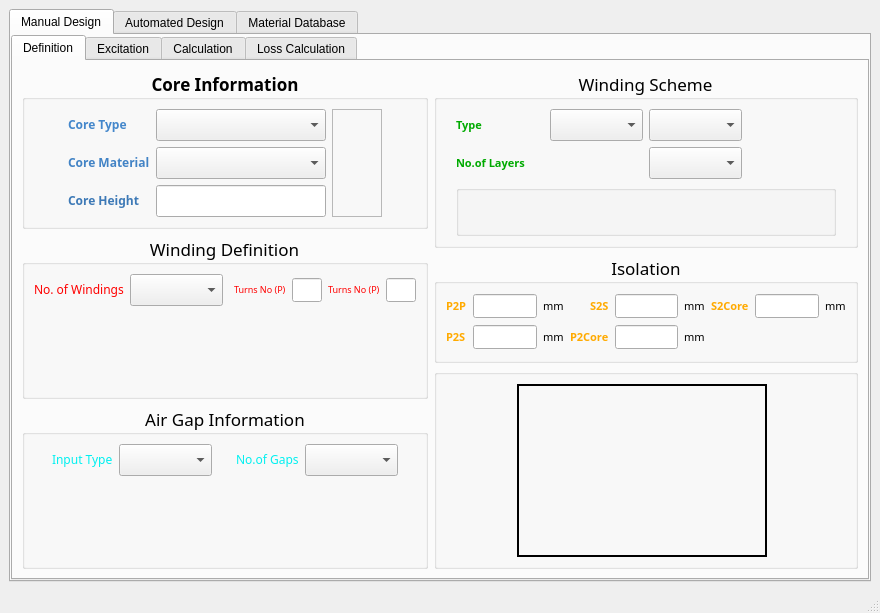
<?xml version="1.0" encoding="UTF-8"?>
<ui version="4.0">
 <class>MainWindow</class>
 <widget class="QMainWindow" name="MainWindow">
  <property name="geometry">
   <rect>
    <x>0</x>
    <y>0</y>
    <width>880</width>
    <height>600</height>
   </rect>
  </property>
  <property name="windowTitle">
   <string>MainWindow</string>
  </property>
  <widget class="QWidget" name="centralwidget">
   <layout class="QVBoxLayout" name="verticalLayout_2">
    <item>
     <widget class="QTabWidget" name="mainTabWidget">
      <property name="currentIndex">
       <number>0</number>
      </property>
      <widget class="QWidget" name="manualDesignMainTab">
       <property name="focusPolicy">
        <enum>Qt::TabFocus</enum>
       </property>
       <attribute name="title">
        <string>Manual Design</string>
       </attribute>
       <layout class="QVBoxLayout" name="verticalLayout">
        <property name="spacing">
         <number>6</number>
        </property>
        <property name="leftMargin">
         <number>0</number>
        </property>
        <property name="topMargin">
         <number>0</number>
        </property>
        <property name="rightMargin">
         <number>0</number>
        </property>
        <property name="bottomMargin">
         <number>0</number>
        </property>
        <item>
         <widget class="QTabWidget" name="manualTabWidget">
          <property name="currentIndex">
           <number>0</number>
          </property>
          <widget class="QWidget" name="definitionSubTab">
           <attribute name="title">
            <string>Definition</string>
           </attribute>
           <layout class="QHBoxLayout" name="horizontalLayout">
            <item>
             <layout class="QVBoxLayout" name="leftVerticalLayout">
              <item>
               <widget class="QGroupBox" name="coreInfoBox">
                <property name="font">
                 <font>
                  <family>Segoe UI Semibold</family>
                  <pointsize>13</pointsize>
                  <weight>75</weight>
                  <bold>true</bold>
                 </font>
                </property>
                <property name="title">
                 <string>Core Information</string>
                </property>
                <property name="alignment">
                 <set>Qt::AlignCenter</set>
                </property>
                <layout class="QGridLayout" name="gridLayout_3">
                 <item row="0" column="2">
                  <widget class="QComboBox" name="coreTypeComboBox"/>
                 </item>
                 <item row="1" column="1">
                  <widget class="QLabel" name="coreMaterialLabel">
                   <property name="text">
                    <string>&lt;html&gt;&lt;head/&gt;&lt;body&gt;&lt;p&gt;&lt;span style=&quot; font-size:9pt; color:#4283c5;&quot;&gt;Core Material&lt;/span&gt;&lt;/p&gt;&lt;/body&gt;&lt;/html&gt;</string>
                   </property>
                  </widget>
                 </item>
                 <item row="0" column="1">
                  <widget class="QLabel" name="coreTypeLabel">
                   <property name="text">
                    <string>&lt;html&gt;&lt;head/&gt;&lt;body&gt;&lt;p&gt;&lt;span style=&quot; font-size:9pt; color:#4487cb;&quot;&gt;Core Type&lt;/span&gt;&lt;/p&gt;&lt;/body&gt;&lt;/html&gt;</string>
                   </property>
                  </widget>
                 </item>
                 <item row="0" column="4">
                  <spacer name="coreRightHspacer">
                   <property name="orientation">
                    <enum>Qt::Horizontal</enum>
                   </property>
                   <property name="sizeType">
                    <enum>QSizePolicy::Expanding</enum>
                   </property>
                   <property name="sizeHint" stdset="0">
                    <size>
                     <width>40</width>
                     <height>20</height>
                    </size>
                   </property>
                  </spacer>
                 </item>
                 <item row="1" column="2">
                  <widget class="QComboBox" name="coreMaterialComboBox"/>
                 </item>
                 <item row="2" column="2">
                  <widget class="QLineEdit" name="coreHeightLineEdit"/>
                 </item>
                 <item row="0" column="3" rowspan="3">
                  <widget class="QLabel" name="coreImageLabel">
                   <property name="sizePolicy">
                    <sizepolicy hsizetype="Minimum" vsizetype="Minimum">
                     <horstretch>0</horstretch>
                     <verstretch>0</verstretch>
                    </sizepolicy>
                   </property>
                   <property name="minimumSize">
                    <size>
                     <width>50</width>
                     <height>50</height>
                    </size>
                   </property>
                   <property name="maximumSize">
                    <size>
                     <width>200</width>
                     <height>200</height>
                    </size>
                   </property>
                   <property name="frameShape">
                    <enum>QFrame::StyledPanel</enum>
                   </property>
                   <property name="frameShadow">
                    <enum>QFrame::Plain</enum>
                   </property>
                   <property name="lineWidth">
                    <number>1</number>
                   </property>
                   <property name="midLineWidth">
                    <number>0</number>
                   </property>
                   <property name="text">
                    <string/>
                   </property>
                   <property name="pixmap">
                    <pixmap>../Downloads/ferriteCore.png</pixmap>
                   </property>
                   <property name="scaledContents">
                    <bool>true</bool>
                   </property>
                   <property name="alignment">
                    <set>Qt::AlignCenter</set>
                   </property>
                  </widget>
                 </item>
                 <item row="2" column="1">
                  <widget class="QLabel" name="coreHeightLabel">
                   <property name="text">
                    <string>&lt;html&gt;&lt;head/&gt;&lt;body&gt;&lt;p&gt;&lt;span style=&quot; font-size:9pt; color:#3d79b6;&quot;&gt;Core Height&lt;/span&gt;&lt;/p&gt;&lt;/body&gt;&lt;/html&gt;</string>
                   </property>
                  </widget>
                 </item>
                 <item row="1" column="0">
                  <spacer name="coreLeftHspacer">
                   <property name="orientation">
                    <enum>Qt::Horizontal</enum>
                   </property>
                   <property name="sizeHint" stdset="0">
                    <size>
                     <width>40</width>
                     <height>20</height>
                    </size>
                   </property>
                  </spacer>
                 </item>
                </layout>
               </widget>
              </item>
              <item>
               <widget class="QGroupBox" name="windingInfoBox">
                <property name="font">
                 <font>
                  <family>Segoe UI Semibold</family>
                  <pointsize>13</pointsize>
                 </font>
                </property>
                <property name="title">
                 <string>Winding Definition</string>
                </property>
                <property name="alignment">
                 <set>Qt::AlignCenter</set>
                </property>
                <layout class="QVBoxLayout" name="verticalLayout_3">
                 <item>
                  <layout class="QHBoxLayout" name="turnsSelectHorizontalLayout">
                   <item>
                    <widget class="QLabel" name="windingNumLabel">
                     <property name="text">
                      <string>&lt;html&gt;&lt;head/&gt;&lt;body&gt;&lt;p&gt;&lt;span style=&quot; font-size:9pt; color:#ff0000;&quot;&gt;No. of Windings&lt;/span&gt;&lt;/p&gt;&lt;/body&gt;&lt;/html&gt;</string>
                     </property>
                    </widget>
                   </item>
                   <item>
                    <widget class="QComboBox" name="windingNumComboBox"/>
                   </item>
                   <item>
                    <spacer name="turnsHseparator">
                     <property name="orientation">
                      <enum>Qt::Horizontal</enum>
                     </property>
                     <property name="sizeType">
                      <enum>QSizePolicy::Fixed</enum>
                     </property>
                     <property name="sizeHint" stdset="0">
                      <size>
                       <width>5</width>
                       <height>20</height>
                      </size>
                     </property>
                    </spacer>
                   </item>
                   <item>
                    <widget class="QLabel" name="turnsNumPrimaryLabel">
                     <property name="text">
                      <string>&lt;html&gt;&lt;head/&gt;&lt;body&gt;&lt;p&gt;&lt;span style=&quot; font-size:7pt; color:#ff0000;&quot;&gt;Turns No (P)&lt;/span&gt;&lt;/p&gt;&lt;/body&gt;&lt;/html&gt;</string>
                     </property>
                    </widget>
                   </item>
                   <item>
                    <widget class="QLineEdit" name="turnsNumPrimaryLineEdit">
                     <property name="minimumSize">
                      <size>
                       <width>30</width>
                       <height>22</height>
                      </size>
                     </property>
                     <property name="font">
                      <font>
                       <family>Segoe UI Semibold</family>
                       <pointsize>8</pointsize>
                      </font>
                     </property>
                     <property name="text">
                      <string/>
                     </property>
                    </widget>
                   </item>
                   <item>
                    <widget class="QLabel" name="turnsNumSecondaryLabel">
                     <property name="text">
                      <string>&lt;html&gt;&lt;head/&gt;&lt;body&gt;&lt;p&gt;&lt;span style=&quot; font-size:7pt; color:#ff0000;&quot;&gt;Turns No (P)&lt;/span&gt;&lt;/p&gt;&lt;/body&gt;&lt;/html&gt;</string>
                     </property>
                    </widget>
                   </item>
                   <item>
                    <widget class="QLineEdit" name="turnsNumSecondLineEdit">
                     <property name="minimumSize">
                      <size>
                       <width>30</width>
                       <height>22</height>
                      </size>
                     </property>
                     <property name="font">
                      <font>
                       <family>Segoe UI Semibold</family>
                       <pointsize>8</pointsize>
                      </font>
                     </property>
                     <property name="text">
                      <string/>
                     </property>
                    </widget>
                   </item>
                  </layout>
                 </item>
                 <item>
                  <spacer name="windingTopVspacer">
                   <property name="orientation">
                    <enum>Qt::Vertical</enum>
                   </property>
                   <property name="sizeHint" stdset="0">
                    <size>
                     <width>20</width>
                     <height>40</height>
                    </size>
                   </property>
                  </spacer>
                 </item>
                 <item>
                  <layout class="QVBoxLayout" name="windingDynamicLayout"/>
                 </item>
                 <item>
                  <spacer name="windingBottomVspacer">
                   <property name="orientation">
                    <enum>Qt::Vertical</enum>
                   </property>
                   <property name="sizeHint" stdset="0">
                    <size>
                     <width>20</width>
                     <height>40</height>
                    </size>
                   </property>
                  </spacer>
                 </item>
                </layout>
               </widget>
              </item>
              <item>
               <widget class="QGroupBox" name="airGapInfoBox">
                <property name="font">
                 <font>
                  <family>Segoe UI Semibold</family>
                  <pointsize>13</pointsize>
                 </font>
                </property>
                <property name="title">
                 <string>Air Gap Information</string>
                </property>
                <property name="alignment">
                 <set>Qt::AlignCenter</set>
                </property>
                <layout class="QVBoxLayout" name="verticalLayout_4">
                 <item>
                  <layout class="QHBoxLayout" name="airgapHorizontalLayout">
                   <item>
                    <spacer name="airgapLeftHspacer">
                     <property name="orientation">
                      <enum>Qt::Horizontal</enum>
                     </property>
                     <property name="sizeHint" stdset="0">
                      <size>
                       <width>40</width>
                       <height>20</height>
                      </size>
                     </property>
                    </spacer>
                   </item>
                   <item>
                    <widget class="QLabel" name="inputTypeLabel">
                     <property name="text">
                      <string>&lt;html&gt;&lt;head/&gt;&lt;body&gt;&lt;p&gt;&lt;span style=&quot; font-size:9pt; color:#00f0f0;&quot;&gt;Input Type&lt;/span&gt;&lt;/p&gt;&lt;/body&gt;&lt;/html&gt;</string>
                     </property>
                    </widget>
                   </item>
                   <item>
                    <widget class="QComboBox" name="inputTypeComboBox"/>
                   </item>
                   <item>
                    <spacer name="airgapMiddleHspacer">
                     <property name="orientation">
                      <enum>Qt::Horizontal</enum>
                     </property>
                     <property name="sizeHint" stdset="0">
                      <size>
                       <width>40</width>
                       <height>20</height>
                      </size>
                     </property>
                    </spacer>
                   </item>
                   <item>
                    <widget class="QLabel" name="gapNumLabel">
                     <property name="text">
                      <string>&lt;html&gt;&lt;head/&gt;&lt;body&gt;&lt;p&gt;&lt;span style=&quot; font-size:9pt; color:#00f0f0;&quot;&gt;No.of Gaps&lt;/span&gt;&lt;/p&gt;&lt;/body&gt;&lt;/html&gt;</string>
                     </property>
                    </widget>
                   </item>
                   <item>
                    <widget class="QComboBox" name="gapsNumComboBox"/>
                   </item>
                   <item>
                    <spacer name="airgapRightHspacer">
                     <property name="orientation">
                      <enum>Qt::Horizontal</enum>
                     </property>
                     <property name="sizeHint" stdset="0">
                      <size>
                       <width>40</width>
                       <height>20</height>
                      </size>
                     </property>
                    </spacer>
                   </item>
                  </layout>
                 </item>
                 <item>
                  <spacer name="airgapTopVspacer">
                   <property name="orientation">
                    <enum>Qt::Vertical</enum>
                   </property>
                   <property name="sizeHint" stdset="0">
                    <size>
                     <width>20</width>
                     <height>40</height>
                    </size>
                   </property>
                  </spacer>
                 </item>
                 <item>
                  <layout class="QGridLayout" name="airgapDynamicLayout" rowminimumheight="0" columnminimumwidth="0"/>
                 </item>
                 <item>
                  <spacer name="airgapBottomVspacer">
                   <property name="orientation">
                    <enum>Qt::Vertical</enum>
                   </property>
                   <property name="sizeHint" stdset="0">
                    <size>
                     <width>20</width>
                     <height>40</height>
                    </size>
                   </property>
                  </spacer>
                 </item>
                </layout>
               </widget>
              </item>
             </layout>
            </item>
            <item>
             <layout class="QVBoxLayout" name="rightVerticalLayout">
              <item>
               <widget class="QGroupBox" name="windingSchemeBox">
                <property name="font">
                 <font>
                  <family>Segoe UI Semibold</family>
                  <pointsize>13</pointsize>
                 </font>
                </property>
                <property name="title">
                 <string>Winding Scheme</string>
                </property>
                <property name="alignment">
                 <set>Qt::AlignCenter</set>
                </property>
                <layout class="QGridLayout" name="gridLayout_4">
                 <item row="0" column="3">
                  <widget class="QComboBox" name="typeLayoutComboBox"/>
                 </item>
                 <item row="1" column="1">
                  <widget class="QLabel" name="typeLayerCountLabel">
                   <property name="font">
                    <font>
                     <family>Segoe UI Semibold</family>
                     <pointsize>8</pointsize>
                     <weight>75</weight>
                     <bold>true</bold>
                    </font>
                   </property>
                   <property name="text">
                    <string>&lt;html&gt;&lt;head/&gt;&lt;body&gt;&lt;p&gt;&lt;span style=&quot; color:#00aa00;&quot;&gt;No.of Layers&lt;/span&gt;&lt;/p&gt;&lt;/body&gt;&lt;/html&gt;</string>
                   </property>
                  </widget>
                 </item>
                 <item row="0" column="0">
                  <spacer name="windingLeftHspacer">
                   <property name="orientation">
                    <enum>Qt::Horizontal</enum>
                   </property>
                   <property name="sizeType">
                    <enum>QSizePolicy::Fixed</enum>
                   </property>
                   <property name="sizeHint" stdset="0">
                    <size>
                     <width>10</width>
                     <height>10</height>
                    </size>
                   </property>
                  </spacer>
                 </item>
                 <item row="0" column="2">
                  <widget class="QComboBox" name="typeComboBox"/>
                 </item>
                 <item row="0" column="1">
                  <widget class="QLabel" name="typeLabel">
                   <property name="font">
                    <font>
                     <family>Segoe UI Semibold</family>
                     <pointsize>8</pointsize>
                     <weight>75</weight>
                     <bold>true</bold>
                    </font>
                   </property>
                   <property name="text">
                    <string>&lt;html&gt;&lt;head/&gt;&lt;body&gt;&lt;p&gt;&lt;span style=&quot; color:#00aa00;&quot;&gt;Type&lt;/span&gt;&lt;/p&gt;&lt;/body&gt;&lt;/html&gt;</string>
                   </property>
                  </widget>
                 </item>
                 <item row="1" column="5">
                  <spacer name="windingRightHspacer">
                   <property name="orientation">
                    <enum>Qt::Horizontal</enum>
                   </property>
                   <property name="sizeType">
                    <enum>QSizePolicy::Fixed</enum>
                   </property>
                   <property name="sizeHint" stdset="0">
                    <size>
                     <width>10</width>
                     <height>10</height>
                    </size>
                   </property>
                  </spacer>
                 </item>
                 <item row="1" column="3">
                  <widget class="QComboBox" name="layersNumComboBox"/>
                 </item>
                 <item row="2" column="1" colspan="4">
                  <widget class="QGroupBox" name="layerSelectDynamicBox">
                   <property name="minimumSize">
                    <size>
                     <width>320</width>
                     <height>0</height>
                    </size>
                   </property>
                   <property name="title">
                    <string/>
                   </property>
                   <layout class="QHBoxLayout" name="horizontalLayout_3"/>
                  </widget>
                 </item>
                </layout>
               </widget>
              </item>
              <item>
               <widget class="QGroupBox" name="isolationBox">
                <property name="font">
                 <font>
                  <family>Segoe UI Semibold</family>
                  <pointsize>13</pointsize>
                 </font>
                </property>
                <property name="title">
                 <string>Isolation</string>
                </property>
                <property name="alignment">
                 <set>Qt::AlignCenter</set>
                </property>
                <layout class="QGridLayout" name="gridLayout_5">
                 <item row="3" column="1">
                  <widget class="QLabel" name="p2sLabel">
                   <property name="font">
                    <font>
                     <family>Segoe UI Semibold</family>
                     <pointsize>8</pointsize>
                     <weight>75</weight>
                     <bold>true</bold>
                    </font>
                   </property>
                   <property name="text">
                    <string>&lt;html&gt;&lt;head/&gt;&lt;body&gt;&lt;p&gt;&lt;span style=&quot; color:#ffaa00;&quot;&gt;P2S&lt;/span&gt;&lt;/p&gt;&lt;/body&gt;&lt;/html&gt;</string>
                   </property>
                  </widget>
                 </item>
                 <item row="2" column="11">
                  <widget class="QLineEdit" name="s2coreLineEdit">
                   <property name="sizePolicy">
                    <sizepolicy hsizetype="Preferred" vsizetype="Fixed">
                     <horstretch>0</horstretch>
                     <verstretch>0</verstretch>
                    </sizepolicy>
                   </property>
                   <property name="minimumSize">
                    <size>
                     <width>50</width>
                     <height>24</height>
                    </size>
                   </property>
                   <property name="font">
                    <font>
                     <family>Segoe UI Semibold</family>
                     <pointsize>8</pointsize>
                    </font>
                   </property>
                  </widget>
                 </item>
                 <item row="2" column="8">
                  <widget class="QLabel" name="mmLabelTwo">
                   <property name="font">
                    <font>
                     <family>Segoe UI Semibold</family>
                     <pointsize>8</pointsize>
                    </font>
                   </property>
                   <property name="text">
                    <string>mm</string>
                   </property>
                  </widget>
                 </item>
                 <item row="3" column="7">
                  <widget class="QLineEdit" name="p2coreLineEdit">
                   <property name="sizePolicy">
                    <sizepolicy hsizetype="Preferred" vsizetype="Fixed">
                     <horstretch>0</horstretch>
                     <verstretch>0</verstretch>
                    </sizepolicy>
                   </property>
                   <property name="minimumSize">
                    <size>
                     <width>50</width>
                     <height>24</height>
                    </size>
                   </property>
                   <property name="font">
                    <font>
                     <family>Segoe UI Semibold</family>
                     <pointsize>8</pointsize>
                    </font>
                   </property>
                  </widget>
                 </item>
                 <item row="2" column="1">
                  <widget class="QLabel" name="p2pLabel">
                   <property name="font">
                    <font>
                     <family>Segoe UI Semibold</family>
                     <pointsize>8</pointsize>
                     <weight>75</weight>
                     <bold>true</bold>
                    </font>
                   </property>
                   <property name="text">
                    <string>&lt;html&gt;&lt;head/&gt;&lt;body&gt;&lt;p&gt;&lt;span style=&quot; color:#ffaa00;&quot;&gt;P2P&lt;/span&gt;&lt;/p&gt;&lt;/body&gt;&lt;/html&gt;</string>
                   </property>
                  </widget>
                 </item>
                 <item row="2" column="6">
                  <widget class="QLabel" name="s2sLabel">
                   <property name="font">
                    <font>
                     <family>Segoe UI Semibold</family>
                     <pointsize>8</pointsize>
                     <weight>75</weight>
                     <bold>true</bold>
                    </font>
                   </property>
                   <property name="text">
                    <string>&lt;html&gt;&lt;head/&gt;&lt;body&gt;&lt;p&gt;&lt;span style=&quot; color:#ffaa00;&quot;&gt;S2S&lt;/span&gt;&lt;/p&gt;&lt;/body&gt;&lt;/html&gt;</string>
                   </property>
                  </widget>
                 </item>
                 <item row="3" column="2">
                  <widget class="QLineEdit" name="p2sLineEdit">
                   <property name="sizePolicy">
                    <sizepolicy hsizetype="Preferred" vsizetype="Fixed">
                     <horstretch>0</horstretch>
                     <verstretch>0</verstretch>
                    </sizepolicy>
                   </property>
                   <property name="minimumSize">
                    <size>
                     <width>50</width>
                     <height>24</height>
                    </size>
                   </property>
                   <property name="font">
                    <font>
                     <family>Segoe UI Semibold</family>
                     <pointsize>8</pointsize>
                    </font>
                   </property>
                  </widget>
                 </item>
                 <item row="2" column="0">
                  <spacer name="isolationLeftHspacer">
                   <property name="orientation">
                    <enum>Qt::Horizontal</enum>
                   </property>
                   <property name="sizeHint" stdset="0">
                    <size>
                     <width>40</width>
                     <height>20</height>
                    </size>
                   </property>
                  </spacer>
                 </item>
                 <item row="2" column="10">
                  <widget class="QLabel" name="s2coreLabel">
                   <property name="font">
                    <font>
                     <family>Segoe UI Semibold</family>
                     <pointsize>8</pointsize>
                     <weight>75</weight>
                     <bold>true</bold>
                    </font>
                   </property>
                   <property name="text">
                    <string>&lt;html&gt;&lt;head/&gt;&lt;body&gt;&lt;p&gt;&lt;span style=&quot; color:#ffaa00;&quot;&gt;S2Core&lt;/span&gt;&lt;/p&gt;&lt;/body&gt;&lt;/html&gt;</string>
                   </property>
                  </widget>
                 </item>
                 <item row="2" column="16">
                  <spacer name="isolationRightHspacer">
                   <property name="orientation">
                    <enum>Qt::Horizontal</enum>
                   </property>
                   <property name="sizeHint" stdset="0">
                    <size>
                     <width>40</width>
                     <height>20</height>
                    </size>
                   </property>
                  </spacer>
                 </item>
                 <item row="2" column="7">
                  <widget class="QLineEdit" name="s2sLineEdit">
                   <property name="sizePolicy">
                    <sizepolicy hsizetype="Preferred" vsizetype="Fixed">
                     <horstretch>0</horstretch>
                     <verstretch>0</verstretch>
                    </sizepolicy>
                   </property>
                   <property name="minimumSize">
                    <size>
                     <width>50</width>
                     <height>24</height>
                    </size>
                   </property>
                   <property name="font">
                    <font>
                     <family>Segoe UI Semibold</family>
                     <pointsize>8</pointsize>
                    </font>
                   </property>
                  </widget>
                 </item>
                 <item row="3" column="3">
                  <widget class="QLabel" name="mmLabelFour">
                   <property name="font">
                    <font>
                     <family>Segoe UI Semibold</family>
                     <pointsize>8</pointsize>
                    </font>
                   </property>
                   <property name="text">
                    <string>mm</string>
                   </property>
                  </widget>
                 </item>
                 <item row="3" column="8">
                  <widget class="QLabel" name="mmLabelFive">
                   <property name="font">
                    <font>
                     <family>Segoe UI Semibold</family>
                     <pointsize>8</pointsize>
                    </font>
                   </property>
                   <property name="text">
                    <string>mm</string>
                   </property>
                  </widget>
                 </item>
                 <item row="2" column="15">
                  <widget class="QLabel" name="mmLabelThree">
                   <property name="font">
                    <font>
                     <family>Segoe UI Semibold</family>
                     <pointsize>8</pointsize>
                    </font>
                   </property>
                   <property name="text">
                    <string>mm</string>
                   </property>
                  </widget>
                 </item>
                 <item row="2" column="2">
                  <widget class="QLineEdit" name="p2pLineEdit">
                   <property name="sizePolicy">
                    <sizepolicy hsizetype="Preferred" vsizetype="Fixed">
                     <horstretch>0</horstretch>
                     <verstretch>0</verstretch>
                    </sizepolicy>
                   </property>
                   <property name="minimumSize">
                    <size>
                     <width>50</width>
                     <height>24</height>
                    </size>
                   </property>
                   <property name="font">
                    <font>
                     <family>Segoe UI Semibold</family>
                     <pointsize>8</pointsize>
                    </font>
                   </property>
                  </widget>
                 </item>
                 <item row="3" column="5" colspan="2">
                  <widget class="QLabel" name="p2coreLabel">
                   <property name="font">
                    <font>
                     <family>Segoe UI Semibold</family>
                     <pointsize>8</pointsize>
                     <weight>75</weight>
                     <bold>true</bold>
                    </font>
                   </property>
                   <property name="text">
                    <string>&lt;html&gt;&lt;head/&gt;&lt;body&gt;&lt;p&gt;&lt;span style=&quot; color:#ffaa00;&quot;&gt;P2Core&lt;/span&gt;&lt;/p&gt;&lt;/body&gt;&lt;/html&gt;</string>
                   </property>
                  </widget>
                 </item>
                 <item row="3" column="4">
                  <spacer name="inbetweenHspacerOne">
                   <property name="orientation">
                    <enum>Qt::Horizontal</enum>
                   </property>
                   <property name="sizeHint" stdset="0">
                    <size>
                     <width>40</width>
                     <height>20</height>
                    </size>
                   </property>
                  </spacer>
                 </item>
                 <item row="2" column="3">
                  <widget class="QLabel" name="mmLabelOne">
                   <property name="font">
                    <font>
                     <family>Segoe UI Semibold</family>
                     <pointsize>8</pointsize>
                    </font>
                   </property>
                   <property name="text">
                    <string>mm</string>
                   </property>
                  </widget>
                 </item>
                 <item row="3" column="9">
                  <spacer name="inbetweenHspacerTwo">
                   <property name="orientation">
                    <enum>Qt::Horizontal</enum>
                   </property>
                   <property name="sizeHint" stdset="0">
                    <size>
                     <width>40</width>
                     <height>20</height>
                    </size>
                   </property>
                  </spacer>
                 </item>
                </layout>
               </widget>
              </item>
              <item>
               <widget class="QGroupBox" name="imageBox">
                <layout class="QGridLayout" name="gridLayout">
                 <property name="sizeConstraint">
                  <enum>QLayout::SetMinimumSize</enum>
                 </property>
                 <property name="leftMargin">
                  <number>1</number>
                 </property>
                 <item row="0" column="0">
                  <spacer name="leftImageHspacer">
                   <property name="orientation">
                    <enum>Qt::Horizontal</enum>
                   </property>
                   <property name="sizeType">
                    <enum>QSizePolicy::Minimum</enum>
                   </property>
                   <property name="sizeHint" stdset="0">
                    <size>
                     <width>40</width>
                     <height>20</height>
                    </size>
                   </property>
                  </spacer>
                 </item>
                 <item row="0" column="1">
                  <widget class="QLabel" name="imageBoxImageLabel">
                   <property name="enabled">
                    <bool>true</bool>
                   </property>
                   <property name="sizePolicy">
                    <sizepolicy hsizetype="Expanding" vsizetype="Ignored">
                     <horstretch>0</horstretch>
                     <verstretch>0</verstretch>
                    </sizepolicy>
                   </property>
                   <property name="minimumSize">
                    <size>
                     <width>180</width>
                     <height>173</height>
                    </size>
                   </property>
                   <property name="maximumSize">
                    <size>
                     <width>250</width>
                     <height>350</height>
                    </size>
                   </property>
                   <property name="sizeIncrement">
                    <size>
                     <width>0</width>
                     <height>0</height>
                    </size>
                   </property>
                   <property name="baseSize">
                    <size>
                     <width>0</width>
                     <height>0</height>
                    </size>
                   </property>
                   <property name="frameShape">
                    <enum>QFrame::Box</enum>
                   </property>
                   <property name="lineWidth">
                    <number>2</number>
                   </property>
                   <property name="midLineWidth">
                    <number>0</number>
                   </property>
                   <property name="text">
                    <string/>
                   </property>
                   <property name="pixmap">
                    <pixmap>../Downloads/ferriteCore.png</pixmap>
                   </property>
                   <property name="scaledContents">
                    <bool>true</bool>
                   </property>
                   <property name="alignment">
                    <set>Qt::AlignCenter</set>
                   </property>
                   <property name="wordWrap">
                    <bool>false</bool>
                   </property>
                   <property name="indent">
                    <number>0</number>
                   </property>
                  </widget>
                 </item>
                 <item row="0" column="2">
                  <spacer name="rightImageHspacer">
                   <property name="orientation">
                    <enum>Qt::Horizontal</enum>
                   </property>
                   <property name="sizeType">
                    <enum>QSizePolicy::Minimum</enum>
                   </property>
                   <property name="sizeHint" stdset="0">
                    <size>
                     <width>40</width>
                     <height>20</height>
                    </size>
                   </property>
                  </spacer>
                 </item>
                </layout>
               </widget>
              </item>
             </layout>
            </item>
           </layout>
          </widget>
          <widget class="QWidget" name="excitationSubTab">
           <attribute name="title">
            <string>Excitation</string>
           </attribute>
          </widget>
          <widget class="QWidget" name="calcSubTab">
           <attribute name="title">
            <string>Calculation</string>
           </attribute>
          </widget>
          <widget class="QWidget" name="lossCalcSubTab">
           <attribute name="title">
            <string>Loss Calculation</string>
           </attribute>
          </widget>
         </widget>
        </item>
       </layout>
      </widget>
      <widget class="QWidget" name="automatedMainTab">
       <attribute name="title">
        <string>Automated Design</string>
       </attribute>
      </widget>
      <widget class="QWidget" name="materialMainTab">
       <attribute name="title">
        <string>Material Database</string>
       </attribute>
      </widget>
     </widget>
    </item>
   </layout>
  </widget>
  <widget class="QMenuBar" name="menubar">
   <property name="geometry">
    <rect>
     <x>0</x>
     <y>0</y>
     <width>880</width>
     <height>21</height>
    </rect>
   </property>
  </widget>
  <widget class="QStatusBar" name="statusbar"/>
 </widget>
 <resources/>
 <connections/>
</ui>
